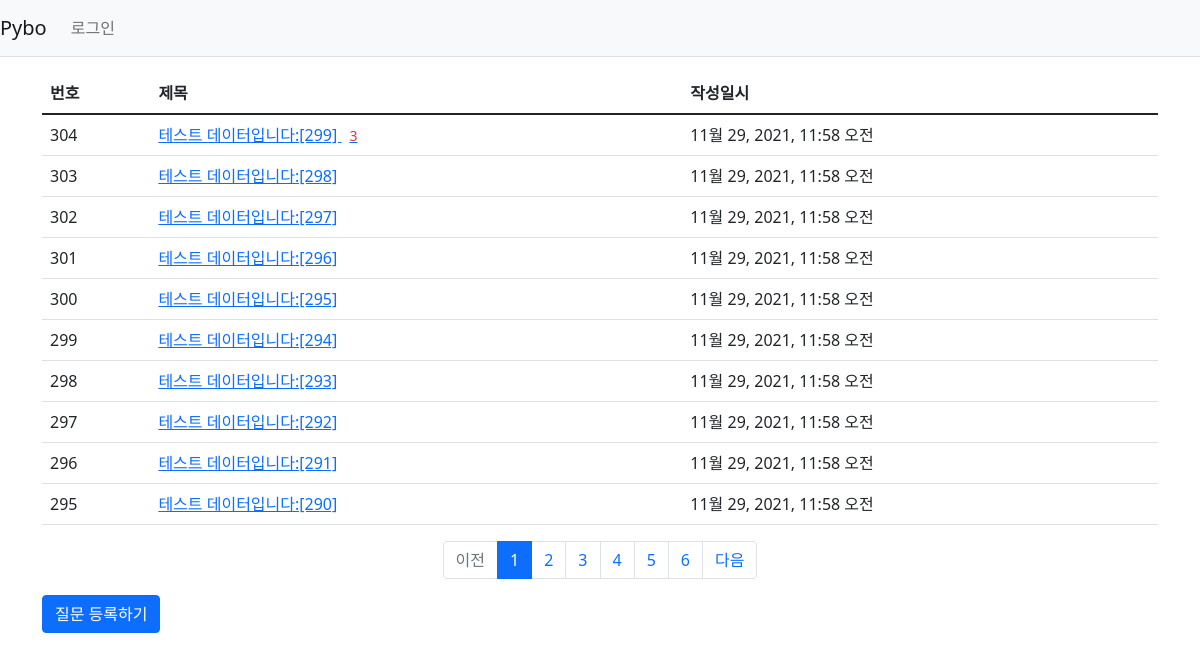
Screenshot of /pybo/ with the database file from the repository.
### pybo/models.py (models this page shows, shortened)
class Question(models.Model):
    subject = models.CharField(max_length=200)
    content = models.TextField()
    create_date = models.DateTimeField()

### pybo/views.py (the view)
# urls.py: path('', views.index, name='index'),
def index(request):
    page = request.GET.get('page', 1)
    question_list = Question.objects.order_by('-create_date')
    paginator = Paginator(question_list, 10)
    page_obj = paginator.get_page(page)
    context = {'question_list': page_obj}
    return render(request, 'pybo/question_list.html', context)

### pybo/templatetags/pybo_filter.py (called while the page is built)
@register.filter
def sub(value, arg):
    return value - arg

### templates/pybo/question_list.html
{% extends 'base.html' %}
{% load pybo_filter %}
{% block content %}
<div class="container my-3">
    <table class="table">
        <thead>
        <tr class="thead-dark">
            <th>번호</th>
            <th>제목</th>
            <th>작성일시</th>
        </tr>
        </thead>
        <tbody>
        {% if question_list %}
        {% for question in question_list %}
        <tr>
            <td>{{ question_list.paginator.count|sub:question_list.start_index|sub:forloop.counter0|add:1 }}</td>
        <td>
            <a href="{% url 'pybo:detail' question.id %}">
                {{ question.subject }}
                {% if question.answer_set.count > 0 %}
                <span class="text-danger small m-lg-2">
                    {{ question.answer_set.count }}
                </span>
                {% endif %}
            </a>
        </td>
        <td>{{ question.create_date }}</td>
        </tr>
        {% endfor %}
        {% else %}
            <tr>
            <td colspan="3">질문이 없습니다.</td>
            </tr>
        {% endif %}
        </tbody>
    </table>
    <ul class="pagination justify-content-center">
        {% if question_list.has_previous %}
        <li class="page-item">
            <a class="page-link" href="?page={{ question_list.previous_page_number }}">
                이전
            </a>
        </li>
        {% else %}
        <li class="page-item disabled">
            <a class="page-link" tabindex="-1" aria-disabled="true" href="#">
                이전
            </a>
        </li>
        {% endif %}
    {% for page_number in question_list.paginator.page_range %}
        {% if page_number >= question_list.number|add:-5 and page_number <= question_list.number|add:5 %}
        {% if page_number == question_list.number %}
            <li class="page-item active" aria-current="page">
                <a class="page-link" href="?page={{ page_number }}">
                    {{ page_number }}
                </a>
            </li>
        {% else %}
            <li class="page-item">
                <a class="page-link" href="?page={{ page_number }}">
                    {{ page_number }}
                </a>
            </li>
        {% endif %}
    {% endif %}
    {% endfor %}
    {% if question_list.has_next %}
    <li class="page-item">
        <a class="page-link" href="?page={{ question_list.next_page_number }}">
            다음
        </a>
    </li>
    {% else %}
    <li class="page-item disabled">
        <a class="page-link" tabindex="-1" aria-disabled="true" href="#">
            다음
        </a>
    </li>
    {% endif %}
    </ul>
    <a href="{% url 'pybo:question_create' %}" class="btn btn-primary">
        질문 등록하기
    </a>
</div>
{% endblock %}

### rows the page displays
Question: paginator.count|sub "304", subject "테스트 데이터입니다:[299]", answer_set.count "3", create_date "11월 29, 2021, 11:58 오전"
Question: paginator.count|sub "303", subject "테스트 데이터입니다:[298]", create_date "11월 29, 2021, 11:58 오전"
Question: paginator.count|sub "302", subject "테스트 데이터입니다:[297]", create_date "11월 29, 2021, 11:58 오전"
Question: paginator.count|sub "301", subject "테스트 데이터입니다:[296]", create_date "11월 29, 2021, 11:58 오전"
Question: paginator.count|sub "300", subject "테스트 데이터입니다:[295]", create_date "11월 29, 2021, 11:58 오전"
Question: paginator.count|sub "299", subject "테스트 데이터입니다:[294]", create_date "11월 29, 2021, 11:58 오전"
Question: paginator.count|sub "298", subject "테스트 데이터입니다:[293]", create_date "11월 29, 2021, 11:58 오전"
Question: paginator.count|sub "297", subject "테스트 데이터입니다:[292]", create_date "11월 29, 2021, 11:58 오전"
Question: paginator.count|sub "296", subject "테스트 데이터입니다:[291]", create_date "11월 29, 2021, 11:58 오전"
Question: paginator.count|sub "295", subject "테스트 데이터입니다:[290]", create_date "11월 29, 2021, 11:58 오전"

### other values shown
{{ page_number }} "1"
{{ page_number }} "2" "3" "4" "5" "6"
